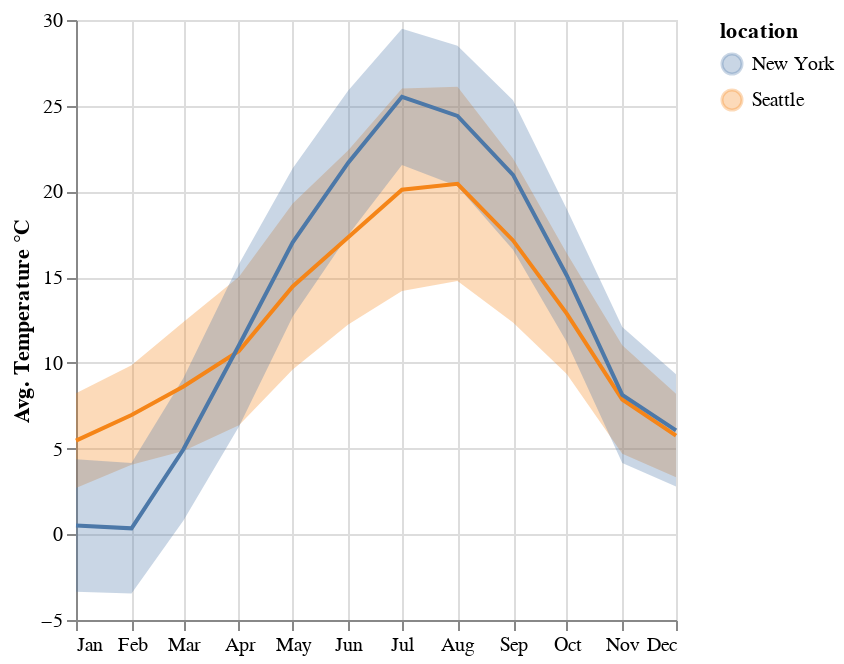

The code cell stored with this chart in its notebook:
### Code cell
tempMinMax + tempMid

### Figure 1 — Vega-Lite specification as saved in the notebook (floating-point values rounded to 4 significant figures; data arrays with more than 128 entries replaced by an {"elided": "..."} marker saying what was removed)
{"config": {"view": {"continuousWidth": 300, "continuousHeight": 300}}, "layer": [{"mark": {"type": "area", "opacity": 0.3}, "encoding": {"color": {"field": "location", "type": "nominal"}, "x": {"axis": {"format": "%b"}, "field": "date", "timeUnit": "month", "title": null, "type": "temporal"}, "y": {"aggregate": "average", "field": "temp_max", "title": "Avg. Temperature °C", "type": "quantitative"}, "y2": {"aggregate": "average", "field": "temp_min"}}}, {"mark": {"type": "line"}, "encoding": {"color": {"field": "location", "type": "nominal"}, "x": {"field": "date", "timeUnit": "month", "type": "temporal"}, "y": {"aggregate": "average", "field": "temp_mid", "type": "quantitative"}}, "transform": [{"calculate": "(+datum.temp_min + +datum.temp_max) / 2", "as": "temp_mid"}]}], "data": {"name": "data-9ec872ab70bedb632340c46eb2bd33b5"}, "$schema": "https://vega.github.io/schema/vega-lite/v5.20.1.json", "datasets": {"data-9ec872ab70bedb632340c46eb2bd33b5": {"elided": "2922 records"}}}
